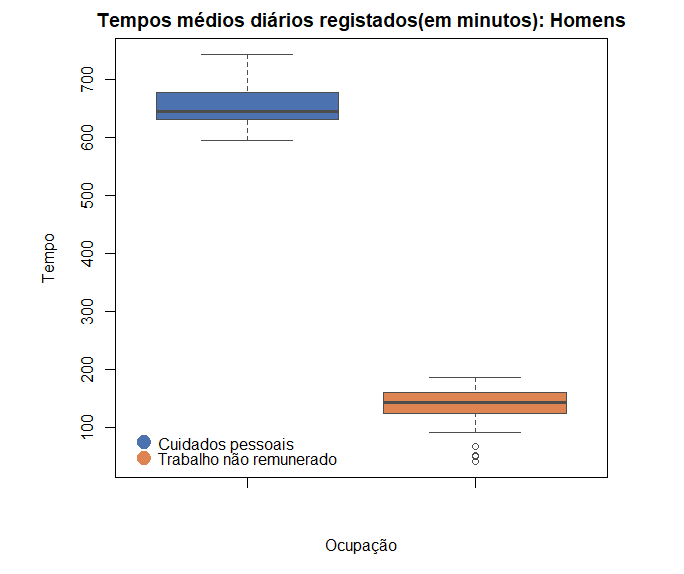

R code for this plot:
#Reading the csv file
setwd("C:\\Users\\gusta\\OneDrive\\Ambiente de Trabalho\\IST\\2º Ano 2º Semestre\\PE\\Projeto Computacional\\Gustavo\\Exercício2")
data <- read.csv("Exercício2.csv", sep=",", header=TRUE)


#Removing África do Sul data
data <- data[data$País != "África do Sul", ]

#Filter data for men only
data <- data[data$Sexo == "Homens", ]

#Creating some variables
TNR <- data[data$Ocupação == "Trabalho não remunerado", ]
CP <- data[data$Ocupação == "Cuidados pessoais", ]

averageTime <- data.frame(CP$Tempo, TNR$Tempo)

#Creating the graphic
boxplot(averageTime, main = "Tempos médios diários registados(em minutos): Homens",
        names = c("", ""), col = c("#4C72B0", "#DD8452"), border = "gray30",
        ylab = "Tempo", xlab = "Ocupação")
legend("bottomleft", legend = c("Cuidados pessoais", "Trabalho não remunerado"),
       col = c("#4C72B0", "#DD8452"), bty = "n", pch = 20, pt.cex = 3,
       cex = 1, horiz = FALSE, inset = c(0.03,0.01))
